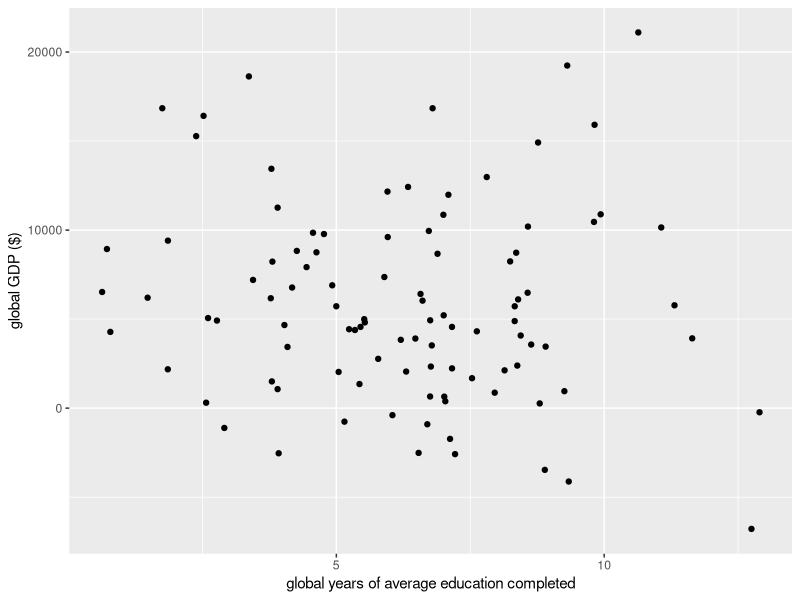

Reproduce this figure in R.
## ---- chunk 1
knitr::opts_chunk$set(echo = TRUE)
## ---- chunk 2
library(dplyr)
library(tidyverse)
## ---- chunk 3
# generate test data (1/2)

nsample = 100
education_data = rnorm(mean=6.2, sd=2.8, n=nsample)
kcal_data = rnorm(mean=5050, sd=3151, n=nsample)
hiv_data = rnorm(mean=0.49, sd=1.86, n=nsample)
gdp_data = rnorm(mean=5900, sd=5800, n=nsample)

# generate test data (2/2)


# create data frame 

results_df <- data.frame(education_variable = education_data, 
                         kcal_variable = kcal_data, 
                         hiv_variable = hiv_data, 
                         gdp_variable = gdp_data,
                         global_dNNdt = NA) # Idk if this is right but I changed it from being "education_data = education_data" to "education_variable = education_data", wasn't sure why the original function variables were not included? But you know better than me so I can change it back if this is wrong. 

head(results_df)

# results_df$global_dNNt)

# Create a graph 

ggplot(results_df, aes(x = education_data, y= gdp_data)) +
  geom_point() +
  labs(x = "global years of average education completed", y = "global GDP ($)")
